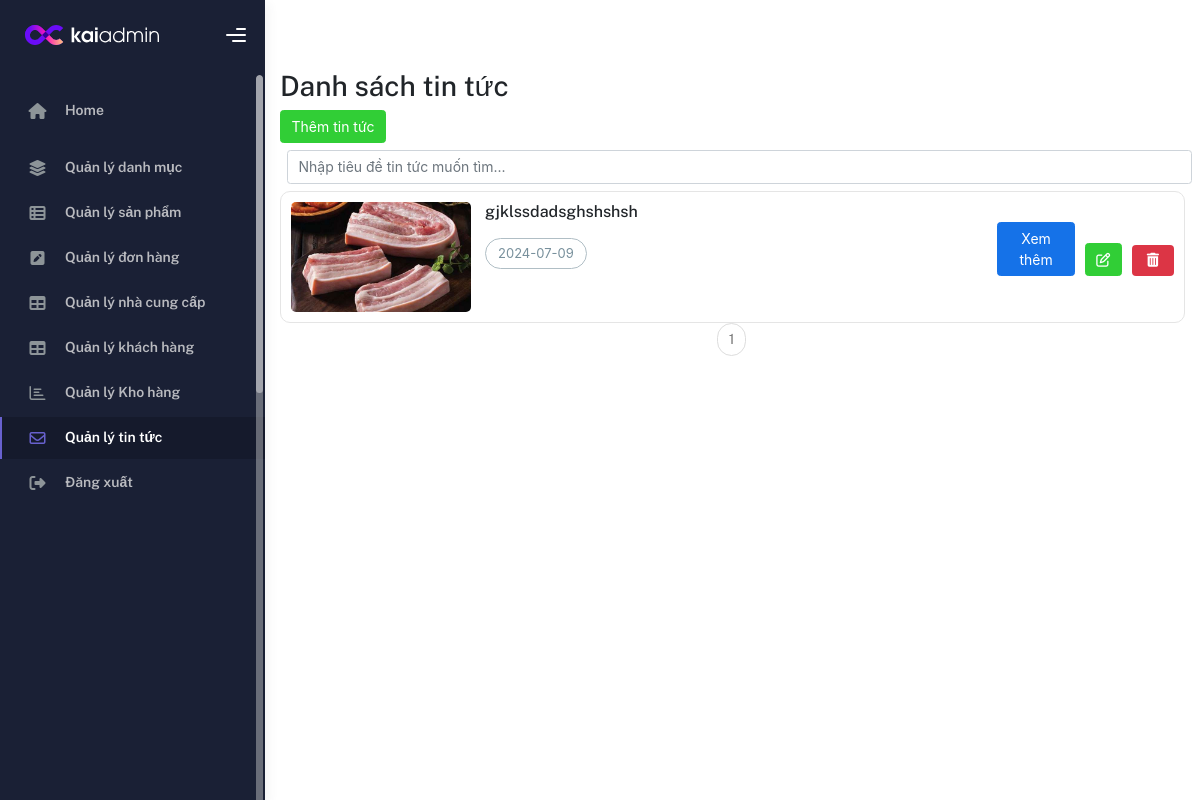
Screenshot of /Admin/Quanlytintuc/news.php (signed in) with the database file from the repository.
### tables this page shows
CREATE TABLE `tintuc` (
  `maTintuc` int(20) NOT NULL,
  `tieuDe` varchar(500) NOT NULL,
  `noiDung` varchar(2000) NOT NULL,
  `anhTinTuc` varchar(1000) NOT NULL,
  `ngayThang` date NOT NULL,
  `maNhanVien` varchar(20) NOT NULL
);

### Admin/Quanlytintuc/news.php (the view, shortened to what this page needs)
<!DOCTYPE html>
<html lang="en">
<head>
    <link href="../assets/fonts/font-awesome-pro-v6-6.2.0/css/all.min.css" rel="stylesheet" type="text/css" />
    <link rel="stylesheet" href="../assets/css/kaiadmin.css">
    <link rel="stylesheet" href="https://cdn.jsdelivr.net/npm/bootstrap@4.6.2/dist/css/bootstrap.min.css">
    <link rel="stylesheet" href="https://cdnjs.cloudflare.com/ajax/libs/font-awesome/6.5.2/css/all.min.css">
    <link rel="stylesheet" href="../assets/css/bootstrap.min.css" />
    <link rel="stylesheet" href="../assets/css/plugins.min.css" />
    <link rel="stylesheet" href="../assets/css/kaiadmin.min.css" />
    <link rel="stylesheet" href="https://cdnjs.cloudflare.com/ajax/libs/font-awesome/6.5.2/css/all.min.css">
    <link rel="stylesheet" href="../assets/css/demo.css" />
    <link rel="stylesheet" href="https://cdn.jsdelivr.net/npm/bootstrap@4.6.2/dist/css/bootstrap.min.css">
</head>
<body>
    <div class="sidebar" data-background-color="dark">
        <div class="sidebar-logo">
            <div class="logo-header" data-background-color="dark">
                <a href="/Demo/Admin/trangchu.php" class="logo">
                    <img src="/Demo/Admin/assets/img/kaiadmin/logo_light.svg" alt="navbar brand" class="navbar-brand" height="20">
                </a>
                <div class="nav-toggle">
                    <button class="btn btn-toggle toggle-sidebar">
                        <i class="gg-menu-right"></i>
                    </button>
                </div>
            </div>
        </div>
        <div class="scroll-wrapper sidebar-wrapper scrollbar scrollbar-inner" style="position: relative;">
            <div class="sidebar-wrapper scrollbar scrollbar-inner scroll-content scroll-scrolly_visible" style="height: auto; margin-bottom: 0px; margin-right: 0px; max-height: 427px;">
                <div class="sidebar-content">
                    <ul class="nav nav-secondary">
                        <li class="nav-item">
                            <a href="/Demo/Admin/trangchu.php" class="collapsed" aria-expanded="false">
                                <i class="fas fa-home"></i>
                                <p>Home</p>
                            </a>
                        </li>
                        <li class="nav-item">
                            <a href="/Demo/Admin/Quanlydanhmuc/hienthi.php">
                                <i class="fas fa-layer-group"></i>
                                <p>Quản lý danh mục</p>
                            </a>
                        </li>
                        <li class="nav-item">
                            <a href="/Demo/Admin/Quanlysanpham/hienthi.php">
                                <i class="fas fa-th-list"></i>
                                <p>Quản lý sản phẩm</p>
                            </a>
                        </li>
                        <li class="nav-item">
                            <a href="/Demo/Admin/Quanlydonhang/hienthi.php">
                                <i class="fas fa-pen-square"></i>
                                <p>Quản lý đơn hàng</p>
                            </a>
                        </li>
                        <li class="nav-item">
                            <a href="/Demo/Admin/Quanlynhacungcap/hienthi.php">
                                <i class="fas fa-table"></i>
                                <p>Quản lý nhà cung cấp</p>
                            </a>
                        </li>
                        <li class="nav-item">
                            <a href="/Demo/Admin/Quanlykhachhang/hienthi.php">
                                <i class="fas fa-table"></i>
                                <p>Quản lý khách hàng</p>
                            </a>
                        </li>
                        <li class="nav-item">
                            <a href="/Demo/Admin/Quanlykhohang/Khohang.php">
                                <i class="far fa-chart-bar"></i>
                                <p>Quản lý Kho hàng</p>
                            </a>
                        </li>
                        <li class="nav-item active">
                            <a href="/Demo/Admin/Quanlytintuc/news.php">
                                <i class="fa-regular fa-envelope"></i>
                                <p>Quản lý tin tức</p>
                            </a>
                        </li>
                        <li class="nav-item">
                            <a href="/Demo/Admin/logout.php">
                                <i class="fa-solid fa-right-from-bracket"></i>
                                <p>Đăng xuất</p>
                            </a>
                        </li>
                    </ul>
                </div>
            </div>
            <div class="scroll-element scroll-y scroll-scrolly_visible">
                <div class="scroll-element_outer">
                    <div class="scroll-element_size"></div>
                    <div class="scroll-element_track"></div>
                    <div class="scroll-bar" style="height: 318px; top: 0px;"></div>
                </div>
            </div>
        </div>
    </div>
    <?php
    include 'connect.php';
    $sql_laytt = "SELECT COUNT(*) as total FROM tintuc";
    $result = mysqli_query($conn, $sql_laytt);
    $row = mysqli_fetch_assoc($result);
    $total_records = $row['total'];
    $page_hientai = isset($_GET['trang']) ? $_GET['trang'] : 1;
    $item_page = 5;
    $sotrang = ceil($total_records / $item_page);
    $start = ($page_hientai - 1) * $item_page;
    ?>
    <div class="main-panel">
        <div class="container">
            <div class="container">
                <h2>Danh sách tin tức</h2>
                <a href="add_news.php" class="btn btn-success"> Thêm tin tức</a>
                <div class="text-muted">
                    <div class="d-search">
                        <input type="text" id="search" class="m-2 form-control" aria-label="Search invoice" placeholder="Nhập tiêu đề tin tức muốn tìm...">
                    </div>
                </div>
                <div id="body_table">
                    <?php
                    include 'connect.php';
                    $sql = "SELECT * FROM tintuc ORDER BY maTintuc DESC LIMIT $start, $item_page";
                    $result = mysqli_query($conn, $sql);
                    while ($row = mysqli_fetch_array($result)) { ?>
                        <div class="list">
                            <div class="list-left">
                                <img src="/Demo/imgchung/<?php echo $row['anhTinTuc']; ?>" alt="">
                                <div class="list-info">
                                    <h4><?php echo $row['tieuDe']; ?></h4>
                                    <span class="list-category"><?php echo $row['ngayThang'] ?></span>
                                </div>
                            </div>
                            <div class="list-right">
                                <div class="list-control">
                                    <div class="list-tool">
                                        <button type="button" class="btn btn-primary" data-bs-toggle="modal" data-bs-target="#exampleModal_<?php echo $row['maTintuc']; ?>">Xem thêm</button>
                                        <a href="edit_news.php?matintuc=<?php echo $row['maTintuc']; ?>" class="btn btn-success" style="margin: 0px 10px;"><i class="far fa-edit"></i></a>
                                        <a onclick="return confirm('Bạn có chắc chắn muốn xóa tin tức này không?');" href="delete_news.php?matintuc=<?php echo $row['maTintuc']; ?>" class="btn-delete" style="border-radius: 4px;"><i class="fa-solid fa-trash-can"></i></a>
                                    </div>
                                </div>
                            </div>
                        </div>
                    <?php }
                    ?>
                </div>
            </div>
            <ul class="pagination justify-content-center">
                <?php
                for ($i = 1; $i <= $sotrang; $i++) {
                    echo "<li class='page-item'><a class='page-link'
                    href='?trang=$i'>$i</a></li>";
                }
                ?>
            </ul>
        </div>
    </div>
</body>
</html>

### rows the page displays
tintuc: anhTinTuc (picture), tieuDe "gjklssdadsghshshsh", ngayThang "2024-07-09"
